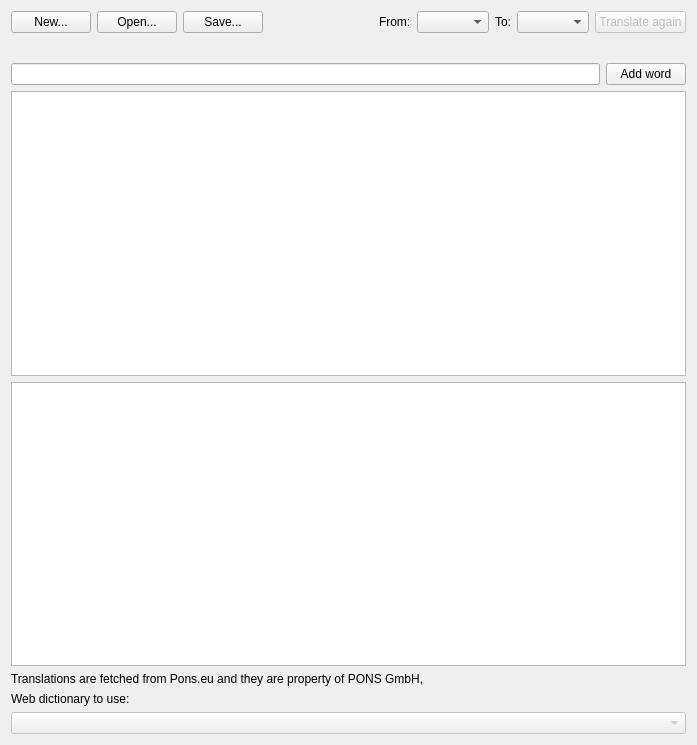
<?xml version="1.0" encoding="UTF-8"?>
<ui version="4.0">
 <class>MainWindow</class>
 <widget class="QMainWindow" name="MainWindow">
  <property name="geometry">
   <rect>
    <x>0</x>
    <y>0</y>
    <width>697</width>
    <height>745</height>
   </rect>
  </property>
  <property name="windowTitle">
   <string>Translator :)</string>
  </property>
  <widget class="QWidget" name="centralWidget">
   <layout class="QVBoxLayout" name="verticalLayout">
    <item>
     <layout class="QHBoxLayout" name="horizontalLayout_6">
      <item>
       <widget class="QPushButton" name="newButton">
        <property name="text">
         <string>New...</string>
        </property>
       </widget>
      </item>
      <item>
       <widget class="QPushButton" name="openButton">
        <property name="text">
         <string>Open...</string>
        </property>
       </widget>
      </item>
      <item>
       <widget class="QPushButton" name="saveButton">
        <property name="text">
         <string>Save...</string>
        </property>
       </widget>
      </item>
      <item>
       <spacer name="horizontalSpacer">
        <property name="orientation">
         <enum>Qt::Horizontal</enum>
        </property>
        <property name="sizeHint" stdset="0">
         <size>
          <width>40</width>
          <height>20</height>
         </size>
        </property>
       </spacer>
      </item>
      <item>
       <widget class="QLabel" name="fromLabel">
        <property name="text">
         <string>From:</string>
        </property>
       </widget>
      </item>
      <item>
       <widget class="QComboBox" name="sourceLanguage">
        <property name="sizePolicy">
         <sizepolicy hsizetype="Preferred" vsizetype="Minimum">
          <horstretch>0</horstretch>
          <verstretch>0</verstretch>
         </sizepolicy>
        </property>
       </widget>
      </item>
      <item>
       <widget class="QLabel" name="toLabel">
        <property name="text">
         <string>To:</string>
        </property>
       </widget>
      </item>
      <item>
       <widget class="QComboBox" name="targetLanguage">
        <property name="sizePolicy">
         <sizepolicy hsizetype="Preferred" vsizetype="Minimum">
          <horstretch>0</horstretch>
          <verstretch>0</verstretch>
         </sizepolicy>
        </property>
       </widget>
      </item>
      <item>
       <widget class="QPushButton" name="translateButton">
        <property name="enabled">
         <bool>false</bool>
        </property>
        <property name="text">
         <string>Translate again</string>
        </property>
       </widget>
      </item>
     </layout>
    </item>
    <item>
     <layout class="QHBoxLayout" name="horizontalLayout" stretch="1">
      <item>
       <widget class="QLabel" name="wordLabel">
        <property name="font">
         <font>
          <pointsize>12</pointsize>
          <weight>75</weight>
          <bold>true</bold>
         </font>
        </property>
        <property name="text">
         <string/>
        </property>
       </widget>
      </item>
     </layout>
    </item>
    <item>
     <layout class="QHBoxLayout" name="horizontalLayout_5">
      <item>
       <widget class="AddWordLineEdit" name="wordLineEdit"/>
      </item>
      <item>
       <widget class="QPushButton" name="addWordButton">
        <property name="text">
         <string>Add word</string>
        </property>
       </widget>
      </item>
     </layout>
    </item>
    <item>
     <widget class="TranslateChooser" name="translator"/>
    </item>
    <item>
     <layout class="QHBoxLayout" name="horizontalLayout_3">
      <item>
       <widget class="QTableView" name="resultTable">
        <attribute name="horizontalHeaderCascadingSectionResizes">
         <bool>true</bool>
        </attribute>
       </widget>
      </item>
     </layout>
    </item>
    <item>
     <widget class="QLabel" name="label">
      <property name="text">
       <string>Translations are fetched from Pons.eu and they are property of PONS GmbH,</string>
      </property>
     </widget>
    </item>
    <item>
     <widget class="QLabel" name="dictToUseLabel">
      <property name="text">
       <string>Web dictionary to use:</string>
      </property>
     </widget>
    </item>
    <item>
     <widget class="QComboBox" name="dict">
      <property name="enabled">
       <bool>false</bool>
      </property>
      <property name="currentIndex">
       <number>-1</number>
      </property>
     </widget>
    </item>
   </layout>
  </widget>
 </widget>
 <layoutdefault spacing="6" margin="11"/>
 <customwidgets>
  <customwidget>
   <class>TranslateChooser</class>
   <extends>QColumnView</extends>
   <header>translatechooser.h</header>
  </customwidget>
  <customwidget>
   <class>AddWordLineEdit</class>
   <extends>QLineEdit</extends>
   <header location="global">addwordlineedit.h</header>
  </customwidget>
 </customwidgets>
 <resources/>
 <connections/>
</ui>
